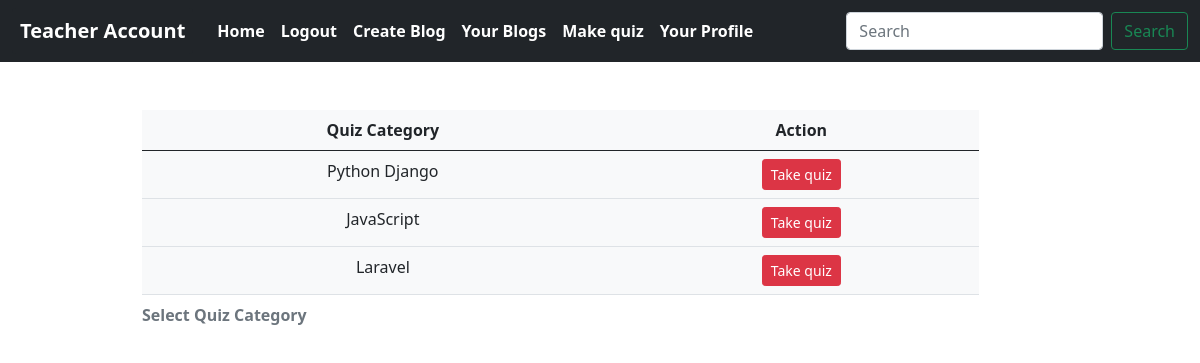
The app's page /select_quiz_category/13 (signed in) with its own data.
### blog/models.py (models this page shows, shortened)
class User(AbstractUser):
    user_type = models.ForeignKey(account, on_delete=models.CASCADE,blank=True,null=True,related_name='user_status')

class account(models.Model):
    type = models.CharField(max_length=100,blank=True,null=True)

### quiz/models.py (models this page shows, shortened)
class quiz_category(models.Model):
    under_whom = models.ForeignKey(User,on_delete=models.CASCADE,blank=True,null=True)
    category = models.CharField(max_length=250,unique=True, blank=True,null=True)
    marks = models.IntegerField(blank=True,null=True)

### quiz/views.py (the view)
# urls.py: path('select_quiz_category/<int:id>',views.select_quiz_category, name='select_quiz_category'),
def select_quiz_category(request,id):
     teacher = User.objects.get(id=id)
     quiz_cat = quiz_category.objects.filter(under_whom = teacher)
     checker =quiz_cat.first()
     if checker:
          status = True
          context = {
               'quiz_cat':quiz_cat,
               'status':status
          }
          return render(request,'quiz/select_quiz.html',context)
     else:
          status = False
          context={
               'status':status
          }
          return render(request,'quiz/select_quiz.html',context)

### templates/quiz/select_quiz.html
{% extends 'base.html' %}
{% block content %}
<div class="container  " style="text-align: center;">
    {% if status %}
    <table class="table position-relative bg-light mt-5  w-75 " style="left:100px;">
        <caption style="font-weight: 700;">Select Quiz Category </caption>
        <thead>
          <tr>
            <th scope="col">Quiz Category</th>
            <th scope="col"> Action</th>
          </tr>
        </thead>
        <tbody>
        {% for i in quiz_cat %}
          <tr>
            <td>{{ i.category }}</td>
            <td><button class="btn btn-danger btn-sm" type="button"><a href="{% url 'exam_quiz' i.id %}" style="text-decoration: none;" class="text-white" >Take quiz </a> </button></td>
          </tr>
        {% endfor %}
        </tbody>
    </table>
    {% else %}
    <p><b>Teacher yet to set quiz</b></p>
    {% endif %}
</div>
{% endblock %}

### templates/base.html (shortened to what this page needs)
<!doctype html>
<html lang="en">
  <head>
    <link href="https://cdn.jsdelivr.net/npm/bootstrap@5.0.2/dist/css/bootstrap.min.css" rel="stylesheet">
    <link rel="stylesheet" href="https://cdn.jsdelivr.net/npm/bootstrap-icons@1.11.1/font/bootstrap-icons.css">
  </head>
  <body>
    <nav class="navbar navbar-expand-lg navbar-light bg-dark " style="font-weight: 700; ">
        <div class="container-fluid ">
          {% if request.user.is_authenticated %}
          <a class="navbar-brand bg-dark text-white p-2 text-white" style="border-radius:4px;" href="#">{{user.user_type.type}} Account</a>
          {% endif %}
          <div class="collapse navbar-collapse" id="navbarSupportedContent">
            <ul class="navbar-nav me-auto mb-2 mb-lg-0">
              <li class="nav-item">
                <a class="nav-link active text-white " aria-current="page" href="{% url 'home' %}">Home</a>
              </li>
              {% if request.user.is_authenticated  %}
              <li class="nav-item">
                <a class="nav-link text-white" href="{% url 'user_logout' %}">Logout</a>
              </li>
              {% else %}
              <li class="nav-item">
                <a class="nav-link text-white" href="{% url 'user_login' %}">Login</a>
              </li>
              {% endif %}
              {% if request.user.user_type.type == 'Teacher'%}
              <li class="nav-item">
                <a class="nav-link text-white" href="{% url 'CreateBlog' %}">Create Blog</a>
              </li>
              <li class="nav-item">
                <a class="nav-link text-white" href="{% url 'blog_list' %}">Your Blogs</a>
              </li>
              <li class="nav-item">
                <a class="nav-link text-white" href="{% url 'create_quiz' %}">Make quiz</a>
              </li>
              {% endif %}
              {% if request.user.is_authenticated %}
              <li class="nav-item">
                <a class="nav-link text-white" href="{% url 'user_profile' %}">Your Profile</a>
              </li>
              {% endif %}
            </ul>
            <form class="d-flex" method="GET" action="{% url 'search' %}">
              <input class="form-control me-2" type="text" name="searched_text" placeholder="Search" aria-label="Search">
              <button class="btn btn-outline-success" type="submit">Search</button>
            </form>
          </div>
        </div>
      </nav>
      {% block content %}
      {% endblock %}
  {% load sweetify %}
  </body>
</html>

### records on screen
User: user_type.type "Teacher"
quiz_category: category "Python Django"
quiz_category: category "JavaScript"
quiz_category: category "Laravel"
